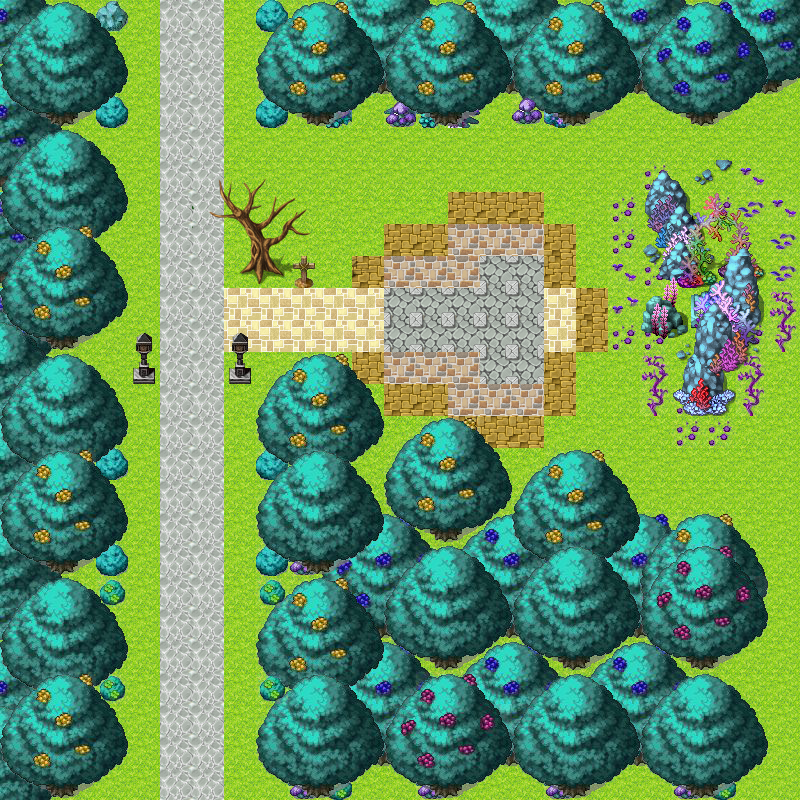

A level layout from a 2D game, rendered from its tile map. Below: a short description, then the map file with tile-grid data replaced by summaries:
An orthogonal 25x25 tile map with 32x32 px tiles, 7 tile layers (Background, Tree 0.5, Object0.25, Objects, ...), 7 tilesets.

<map version="1.0" orientation="orthogonal" renderorder="right-down" width="25" height="25" tilewidth="32" tileheight="32" nextobjectid="1">
 <tileset firstgid="1" name="61978" tilewidth="32" tileheight="32" tilecount="400" columns="25">
  <image source="61978.png" width="801" height="523" />
 </tileset>
 <tileset firstgid="401" name="de1bfc75fed88b89528121f18c837076" tilewidth="32" tileheight="32" tilecount="256" columns="16">
  <image source="de1bfc75fed88b89528121f18c837076.png" width="512" height="512" />
 </tileset>
 <tileset firstgid="657" name="GieIeD5" tilewidth="32" tileheight="32" tilecount="576" columns="24">
  <image source="GieIeD5.png" width="768" height="768" />
 </tileset>
 <tileset firstgid="1233" name="newcopy" tilewidth="32" tileheight="32" tilecount="256" columns="16">
  <image source="newcopy.png" width="512" height="512" />
 </tileset>
 <tileset firstgid="1489" name="Object2" tilewidth="32" tileheight="32" tilecount="256" columns="16">
  <image source="Object2.png" width="512" height="512" />
 </tileset>
 <tileset firstgid="1745" name="tiles" tilewidth="32" tileheight="32" tilecount="192" columns="16">
  <image source="../puzzle2/tiles.png" width="512" height="384" />
 </tileset>
 <tileset firstgid="1937" name="tiles2" tilewidth="32" tileheight="32" tilecount="192" columns="16">
  <image source="../puzzle2/tiles2.png" width="512" height="384" />
 </tileset>
 <layer name="Background" width="25" height="25">
  <data>[625 cells, 625 non-empty, 10 distinct tile ids]</data>
 </layer>
 <layer name="Tree 0.5" width="25" height="25">
  <data>[625 cells, 190 non-empty, 31 distinct tile ids]</data>
 </layer>
 <layer name="Object0.25" width="25" height="25">
  <data>[625 cells, 79 non-empty, 46 distinct tile ids]</data>
 </layer>
 <layer name="Objects" width="25" height="25">
  <data>[625 cells, 186 non-empty, 40 distinct tile ids]</data>
 </layer>
 <layer name="Objects2" width="25" height="25">
  <data>[625 cells, 233 non-empty, 35 distinct tile ids]</data>
 </layer>
 <layer name="Object3" width="25" height="25">
  <data>[625 cells, 37 non-empty, 26 distinct tile ids]</data>
 </layer>
 <layer name="DeadTree" width="25" height="25">
  <data>[625 cells, 17 non-empty, 17 distinct tile ids]</data>
 </layer>
</map>
